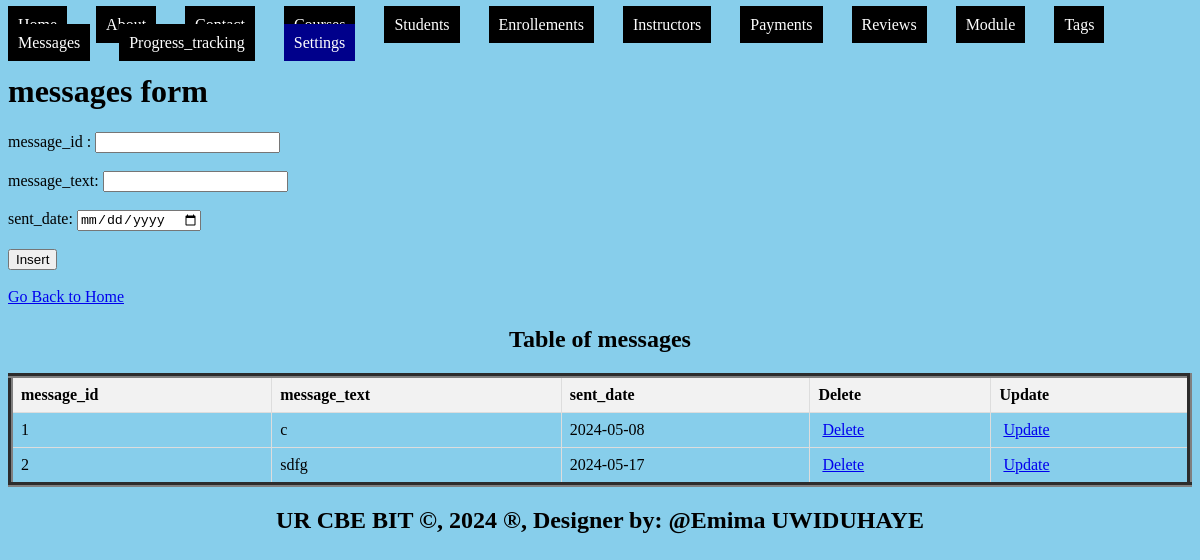
/WEB_EXAM/Messages.php, run on the app's committed database.
### tables this page shows
CREATE TABLE `messages` (
  `message_id` int(15) NOT NULL,
  `message_text` varchar(266) NOT NULL,
  `sent_date` date NOT NULL
);

### WEB_EXAM/Messages.php (the view, shortened to what this page needs)
<!DOCTYPE html>
<html>
<head>
</head>
<body bgcolor="skyblue">
    <ul style="list-style-type: none; padding: 0;">
    <li style="display: inline; margin-right: 10px;"><a href="./home.html" style="padding: 10px; color: white; background-color:  black; text-decoration: none; margin-right: 15px;">Home</a></li>
    <li style="display: inline; margin-right: 10px;"><a href="./about.html" style="padding: 10px; color: white; background-color:   black; text-decoration: none; margin-right: 15px;">About</a></li>
    <li style="display: inline; margin-right: 10px;"><a href="./contact.html" style="padding: 10px; color: white; background-color: black; text-decoration: none; margin-right: 15px;">Contact</a></li>
    <li style="display: inline; margin-right: 10px;"><a href="./Courses.php" style="padding: 10px; color: white; background-color:   black; text-decoration: none; margin-right: 15px;">Courses</a></li>
    <li style="display: inline; margin-right: 10px;"><a href="./Students.php" style="padding: 10px; color: white; background-color: black;text-decoration: none; margin-right: 15px;">Students</a></li>
    <li style="display: inline; margin-right: 10px;"><a href="./Enrollements.php" style="padding: 10px; color: white; background-color:  black; text-decoration: none; margin-right: 15px;">Enrollements</a></li>
    <li style="display: inline; margin-right: 10px;"><a href="./Instructors.php" style="padding: 10px; color: white; background-color:   black; text-decoration: none; margin-right: 15px;">Instructors</a></li>
    <li style="display: inline; margin-right: 10px;"><a href="./Payments.php" style="padding: 10px; color: white; background-color:  black;text-decoration: none; margin-right: 15px;">Payments</a></li>
    <li style="display: inline; margin-right: 10px;"><a href="./Reviews.php" style="padding: 10px; color: white; background-color:   black; text-decoration: none; margin-right: 15px;">Reviews</a></li>
    <li style="display: inline; margin-right: 10px;"><a href="./Modules.php" style="padding: 10px; color: white; background-color: black;text-decoration: none; margin-right: 15px;">Module</a></li>
    <li style="display: inline; margin-right: 10px;"><a href="./Tags.php" style="padding: 10px; color: white; background-color:   black; text-decoration: none; margin-right: 15px;">Tags</a></li>
     <li style="display: inline; margin-right: 10px;"><a href="./Messages.php" style="padding: 10px; color: white; background-color:  black; text-decoration: none; margin-right: 15px;">Messages</a></li>
    <li style="display: inline; margin-right: 10px;"><a href="./Progress_tracking.php" style="padding: 10px; color: white; background-color:  black; text-decoration: none; margin-right: 15px;">Progress_tracking</a></li>
    <li class="dropdown" style="display: inline; margin-right: 10px;">
      <a href="#" style="padding: 10px; color: white; background-color: darkblue; text-decoration: none; margin-right: 15px;">Settings</a>
    </li>
  </ul>
        <h1>messages form </h1>
<form method="post" onsubmit="return confirmInsert();">
    <label for="message_id">message_id :</label>
<input type="number" id="message_id" name="message_id" required><br><br>
<label for="message_text">message_text:</label>
<input type="text" id="message_text" name="message_text" required><br><br>
<label for="sent_date">sent_date:</label>
<input type="date" id="sent_date" name="sent_date" required><br><br>
<input type="submit" name="add" value="Insert"><br><br>
<a href="./home.html">Go Back to Home</a>
</form>
<!DOCTYPE html>
<html>
<head>
</head>
<body>
    <center><h2>Table of messages</h2></center>
    <table border="5">
        <tr>
            <th>message_id</th>
            <th>message_text</th>
            <th>sent_date</th>
           <th>Delete</th>
            <th>Update</th>
        </tr>
        <?php
    include('connection.php');
        $sql = "SELECT * FROM messages";
        $result = $connection->query($sql);
        if ($result->num_rows > 0) {
            while ($row = $result->fetch_assoc()) {
                $message_id = $row['message_id'];
                echo "<tr>
                    <td>" . $row['message_id'] . "</td>
                     <td>" . $row['message_text'] . "</td>
                     <td>" . $row['sent_date'] . "</td>
                    <td><a style='padding:4px' href='delete.messages.php?message_id=$message_id'>Delete</a></td>
                    <td><a style='padding:4px' href='update_messages.php?message_id=$message_id'>Update</a></td>
                </tr>";
            }
        } else {
            echo "<tr><td colspan='5'>No data found</td></tr>";
        }
        ?>
    </table>
</body>
<footer>
  <center>
    <b><h2>UR CBE BIT &copy, 2024 &reg, Designer by: @Emima UWIDUHAYE</h2></b>
  </center>
</footer>
</body>
</html>

### WEB_EXAM/Messages.php (style rules this page uses)
.dropdown { position: relative; display: inline; margin-right: 10px; }
table { width: 100%; border-collapse: collapse; }
th, td { border: 1px solid #ddd; padding: 8px; text-align: left; }
th { background-color: #f2f2f2; }

### data on the page
messages: message_id "1", message_text "c", sent_date "2024-05-08"
messages: message_id "2", message_text "sdfg", sent_date "2024-05-17"
